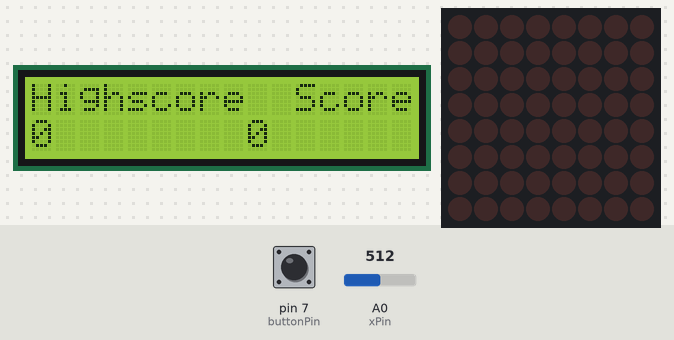
The sketch below on a simulated Arduino Uno, built with avr-gcc and run on an emulated ATmega328P. Parts: 16×2 character LCD, 8×8 LED matrix. The test bench sets the inputs (shaded band); at power-on: pin 7 (buttonPin) LOW, A0 (xPin) = 512. Random numbers use the default seed unless the sketch sets one.

Above: at 6.9 s.
7.0 s: pin 7 (buttonPin) pulled HIGH for 0.15 s
At 7.4 s:
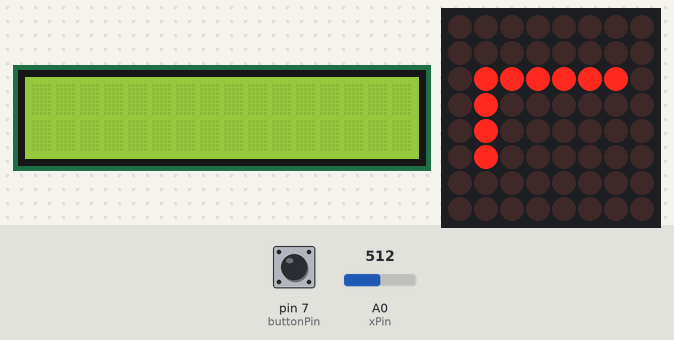
10.0 s: A0 (xPin) set to 486
At 10.6 s:
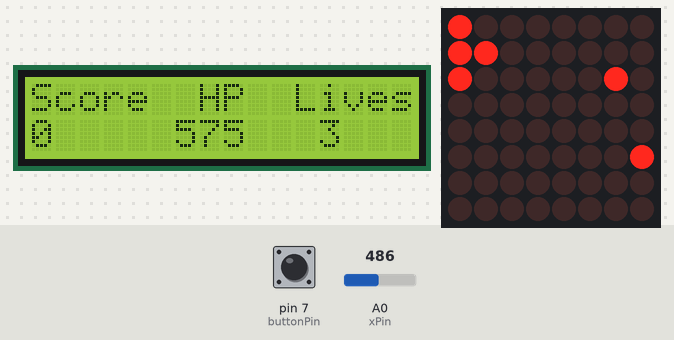
13.0 s: A0 (xPin) set to 523
15.7 s: A0 (xPin) set to 558
At 16.88 s:
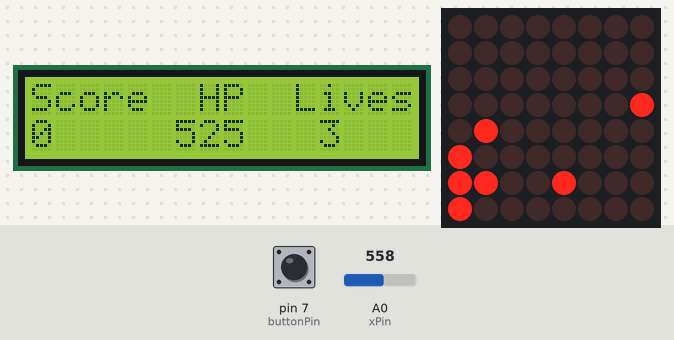
17.6 s: pin 7 (buttonPin) pulled HIGH for 1 s
At 19.8 s:
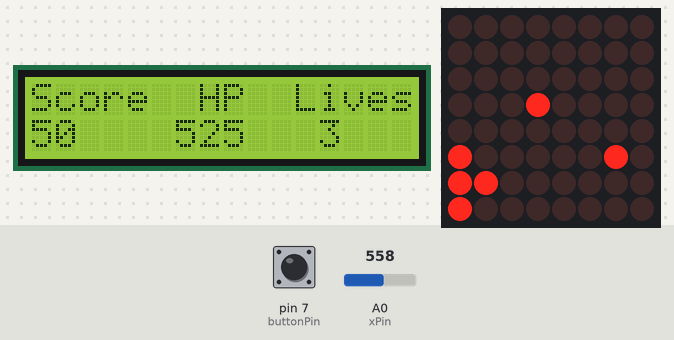
20.1 s: pin 7 (buttonPin) pulled HIGH for 3.2 s
At 21.48 s:
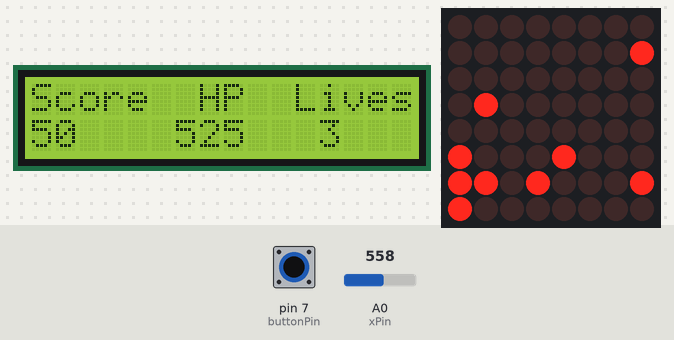

The sketch:

main.ino
```cpp
#include <ArduinoSTL.h>  //necesar pentru deque
#include "LedControl.h" //  need the library
#include <deque>  //double - ended - queue este dpdv practic un vector care are si pop_front()
#include "LiquidCrystal.h"
using namespace std;  //ca sa nu mai scriu std::

LedControl lc = LedControl(12, 11, 10, 1);  //

const int rs = 8, en = 9, d4 = 5, d5 = 4, d6 = 3, d7 = 2;
LiquidCrystal lcd(rs, en, d4, d5, d6, d7);


// pin 12 is connected to the MAx7219 pin 1
// pin 11 is connected to the CLK pin 13
// pin 10 is connected to LOAD pin 12
// 1 as we are only using 1 MAx7219

//Joystick
const int xPin = 0;  // analog pin connected to x output

const int buttonPin = 7;      // the number of the pushbutton pin
bool buttonState;  //vom citi starea butonul pentru a stii daca tragem sau nu

unsigned long currentTime = 0;  //timpul curent
unsigned long menuTime = 0;  //timpul petrecut in meniu, pana apasam butonul de start

unsigned long reload = 0;  //trebuie sa asteptam pentru a trage un foc

unsigned long timeCreateAst;  //ultimata data cand s - a creat un asteroid

unsigned long prevMoveTime = 0;  //ultima data cand s - a miscat nava

deque<unsigned long> prevProjTime;  //tinem minte ultima data cand s - a miscat fiecare proiectil

deque<unsigned long> prevAstTime;  //tinem minte ultima data cand s - a miscat fiecare asteroid
bool inUse[8];  //cand se creaya un asteroid nou mai intai verific daca exista unul acolo deja

int xAxis;  //in variabila asta citim axa x de pe joystick
int level = 1;

int highScore = 0;
int score = 0;

struct spaceship {
    int hp;
    int lives;
    int x, y; ///col, row
    int dmg; ///damage
    int wep; ///ce arma detine, cu cat nr e mai mare cu atat e mai buna/diferita
    bool hit;
    unsigned long prevFlashTime;
    int flashIterations;
     void setLEDsOff() {
      lc.setLed(0, x, y, false);
      lc.setLed(0, x+1, y, false);
      lc.setLed(0, x, y+1, false);
      lc.setLed(0, x - 1, y, false);
    }
     void setLEDsOn() {
      lc.setLed(0, x, y, true);
      lc.setLed(0, x+1, y, true);
      lc.setLed(0, x, y+1, true);
      lc.setLed(0, x - 1, y, true);
    }
    spaceship() {
       score = 0;
       hp = 500+75*level;
       lives = 3;
       x = 3;
       y = 0;
       wep = 1;
       dmg = 100;
       prevFlashTime = 0;
       flashIterations = 2;
       hit = 0;
    }
    ~spaceship() {}
};

spaceship ship, initialShip;  //creem player - ul si o copie initiala, de fiecare data cand reincepem jocul facem ship = initialShip

struct asteroid {
  int x, y;
  int hp;
  int dmg;
  int size;
  void setLEDsOff() {
    for (int i = x; i < x+size; i++)
      for (int j = y; j < y+size; j++)
        lc.setLed(0, i, j, false);
  }
  void setLEDsOn() {
    for (int i = x; i < x+size; i++)
      for (int j = y; j < y+size; j++)
        lc.setLed(0, i, j, true);
  }
  asteroid() {
    size = random(1, level/2+1);
    hp = sqrt(level)*size*50;
    dmg = level*size*50;
  }
};

deque<asteroid> ast;

struct projectile {
  int x, y;
  bool done; //daca a lovit un meteorit
  void setLEDsOn() { //in functie de ce arma detine player - ul proiectilul are for me diferite
    for (int i = y; i < y + ship.wep; i++)
      lc.setLed(0, x, i, true);
  }

  void setLEDsOff() {
    for (int i = y; i < y + ship.wep; i++)
      lc.setLed(0, x, i, false);
  }

  projectile() {
    done = false;
    x = ship.x;
    y = ship.y + 2;
    setLEDsOn();
  }
};

deque<projectile> proj;  //double - ended - queue pentru proiectile, e folosit pentru a gestiona miscarea lor si disparitia lor din mapa (cand dispar de pe mapa datele vor si sterse)

void refreshMatrix() { //functie pentru a actualiza starea si afisajul matricii
  for (int i = 0; i < proj.size(); i++) //pentru fiecare proiectil din proj
    if (currentTime - prevProjTime[i] >= 100 - (ship.wep - 1) * 20) { // miscam proiectilul din 100 in 100 de ms
      if (proj[i].done == false)
        proj[i].setLEDsOff();  //inchidem led - urile responsabile pentru pozitia anterioara
      proj[i].y = proj[i].y + 1;  //actualizam pozitia
      if (proj[i].done == false)
        proj[i].setLEDsOn();  //deschidem led - urile pentru pozitia noua
      prevProjTime[i] = currentTime;  //actualizam ultima data cand s - a miscat proiectilul
      if (proj[i].y > 7) { //daca a iesit din mapa
        proj.pop_front();  //il stergem
        i--;
        prevProjTime.pop_front();  //si de asemenea si timpul lui specific va fi sters
      }
    }
  //idem pentru asteroizi
  for (int j = 0; j < ast.size(); j++) {
    //actualizarea pozitiei asteroizilor
    if (currentTime - prevAstTime[j] >= 750 / sqrt(sqrt(level))) {
      if (ast[j].hp > 0)
        ast[j].setLEDsOff();
      ast[j].y = ast[j].y - 1;
      if (ast[j].hp > 0)
        ast[j].setLEDsOn();
      prevAstTime[j] = currentTime;
      if (ast[j].y+ast[j].size - 1 < 0) { //cand marginea de sus a asteroidului a iesit din mapa, este eliminat din joc
        for (int i = ast[j].x; i < ast[j].x + ast[j].size; i++)
          inUse[i] = false;
        ast.pop_front();
        j--;
        prevAstTime.pop_front();
      }
    }
  }
  //nava palpaie cand e lovita si va palpai si mai mult cand pierde o viata
  if (ship.hit == true) {
    if (ship.flashIterations && currentTime - ship.prevFlashTime >= 50) {
      if (ship.flashIterations%2 == 0)
        ship.setLEDsOff();
      else ship.setLEDsOn();
      ship.flashIterations -= 1;
      ship.prevFlashTime = currentTime;
    }
    else if (ship.flashIterations == 0) {
      ship.hit = false;
      ship.flashIterations = 2;
    }
  }
}

void showLossScreen(); //am declarat-o inaintea functiei urmatoare pentru ca e folosita in ea

void detectCollision() {
  for (int j = 0; j < ast.size(); j++) {
    //coliziunea dintre asteroizi si proiectile
    for (int i = 0; i < proj.size(); i++) {
      if (proj[i].done == false && ast[j].hp > 0) {
        if (proj[i].x >= ast[j].x && proj[i].x < ast[j].x+ast[j].size && proj[i].y + ship.wep - 1 >= ast[j].y) {
          ast[j].hp -= ship.dmg * sqrt(ship.wep);  //scadem din viata asteroidului
          proj[i].done = true;  //proiectilul si - a indeplinit scopul
          proj[i].setLEDsOff();  //si dispare de pe mapa
          ast[j].setLEDsOn();  //inchiyand led - ul proiectilului la coliziune se v - a inchide si led - ul asteroidului asa ca il aprindem la loc
          if (ast[j].hp <= 0) {
            score += sqrt(level)*ast[j].size*50;
            ast[j].setLEDsOff();
            for (int k = ast[j].x; k < ast[j].x + ast[j].size; k++)
              inUse[k] = false;
          }
        }
      }
    }
    //coliziunea dintre asteroizi si nava
    if (ast[j].hp <= 0) //daca asteroidul e deja distrus nu mai are ce pagube sa produce si continuam verificarea coliyiunilor
      continue;
    if (ast[j].x <= ship.x && ast[j].x+ast[j].size - 1 >= ship.x) { //coliziune pe botul navei
      if (ast[j].y == ship.y+1) {
        ship.hit = true;
        ast[j].hp = 0;  //asteroidul e distrus
        for (int k = ast[j].x; k < ast[j].x+ast[j].size; k++)
          inUse[k] = false;
        ast[j].setLEDsOff();  //stingem led - urile asteroidului
        ship.setLEDsOn();  //pentru ca se suprapun, vor fi stinse si led - urile navei asa ca le aprindem la loc
        ship.hp = ship.hp - ast[j].dmg;  //scadem din viata navei
        if (ship.hp <= 0) { //daca hp - ul e sub sau egal cu 0
          ship.hit = true;
          ship.flashIterations = 8;
          ship.lives = ship.lives - 1;  //scadem o viata
          if (ship.lives) //daca inca mai avem vieti
            ship.hp = 500+75*level;  //redam hp - ul navei
          else
            showLossScreen();  //altfel am pierdut
        }
      }
    }
    else if (ast[j].x == ship.x+1 || ast[j].x+ast[j].size - 1 == ship.x - 1) { //daca marginea din stanga a asteroidului se loveste de marginea din dreapta a navei si vice versa
      if (ast[j].y == ship.y) {
        ship.hit = true;
        ast[j].hp = 0;  //asteroidul e distrus
        for (int k = ast[j].x; k < ast[j].x+ast[j].size; k++)
          inUse[k] = false;
        ast[j].setLEDsOff();  //stingem led - urile asteroidului
        ship.setLEDsOn();  //pentru ca se suprapun, vor fi stinse si led - urile navei asa ca le aprindem la loc
        ship.hp = ship.hp - ast[j].dmg;  //scadem din viata navei
        if (ship.hp <= 0) { //daca hp - ul e sub 0
          ship.hit = true;
          ship.flashIterations = 8;
          ship.lives = ship.lives - 1;  //scadem o viata
          if (ship.lives) //daca inca mai avem vieti
            ship.hp = 500+75*level;  //redam hp - ul navei
          else
            showLossScreen();  //altfel am pierdut
        }
      }
    }
  }
}

void detectFire() { //functie de detectare a tragerii unui foc
  if (score >= 2000)
    ship.wep = 2;

  if (score >= 3500)
    ship.wep = 3;

  buttonState = digitalRead(buttonPin);  //citim butonul sa vedem daca e sau nu apasat (1/0)
  if (buttonState && currentTime - reload >= 400){ //daca e apasat si au trecut mai mult de 400ms de la ultimul foc
    projectile p;  //creem un nou proiectil
    proj.push_back(p);  //il adaugam in deque - ul de proiectile
    prevProjTime.push_back(currentTime);  //adaugam si timpul lui specific de actualiyare
    reload = currentTime;  //actualizam ultima data cand a fost tras un foc
  }
}

void detectMove() { //functie de detectare a miscarii navei
  xAxis = analogRead(xPin);  //citim analog starea joystickului pe axa x
  if ((xAxis < 500 || xAxis > 540) && currentTime - prevMoveTime >= 200) { //daca joystick - ul s - a miscat si au trecut cel putin 200ms de la ultima actualiyare a navei
    if (xAxis > 540 && ship.x < 6) { //in functie de valoarea din xAxis miscam nava in dreapta, daca se poate
      ship.setLEDsOff();
      ship.x = ship.x+1;
      ship.setLEDsOn();
    }
    if (xAxis < 500 && ship.x > 1) { //respectiv in stanga, daca se poate
      ship.setLEDsOff();
      ship.x = ship.x - 1;
      ship.setLEDsOn();
    }
    prevMoveTime = currentTime;  //actualizam ultima data cand s - a miscat nava
  }
}

void createAsteroids() {
  if (currentTime - timeCreateAst >= random(2000, 3501) / sqrt(level)) {
    asteroid a;
    a.x = random(1, 7);
    for (int i = a.x; i < a.x + a.size; i++)
      if (inUse[i])
        return;
    for (int i = a.x; i < a.x + a.size; i++)
      inUse[i] = true;
    a.y = 7;
    a.setLEDsOn();
    ast.push_back(a);
    prevAstTime.push_back(currentTime);
    timeCreateAst = currentTime;
  }
}


void clearForNextLvl() {
  lc.clearDisplay(0);
  for (int i = 0; i < 8; i++)
    inUse[i] = false;
  while (ast.size())
    ast.pop_back();
  while (proj.size())
    proj.pop_back();
  while (prevAstTime.size())
    prevAstTime.pop_back();
  while (prevProjTime.size())
    prevProjTime.pop_back();
}

int delayTime=500;

void showLevelScreen() {
  lc.clearDisplay(0);
  byte L[8] = {B00000000, B00111100, B00100000, B00100000, B00100000, B00100000, B00100000, B00000000};
  byte E[8] = {B00000000, B00111100, B00100000, B00111100, B00100000, B00111100, B00000000, B00000000};
  byte V[8] = {B00000000, B00000000, B00010000, B00101000, B01000100, B10000010, B00000000, B00000000};
  byte LL[5][8] = {{B00000000, B00001000, B00011000, B00101000, B00001000, B00001000, B00001000, B00000000},
  {B00000000, B00011000, B00100100, B00000100, B00001000, B00010000, B00111110, B00000000},
  {B00000000, B00011100, B00100010, B00000100, B00100010, B00011100, B00000000, B00000000},
  {B00000000, B00001000, B00011000, B00101000, B01111100, B00001000, B00001000, B00000000},
  {B00000000, B00111100, B00100000, B00111000, B00000100, B00001000, B00110000, B00000000}};

  for (int i = 0; i < 8; i++)
    lc.setColumn(0, i, L[i]);
  delay(delayTime);
  for (int i = 0; i < 8; i++)
    lc.setColumn(0, i, E[i]);
  delay(delayTime);
  for (int i = 0; i < 8; i++)
    lc.setColumn(0, i, V[i]);
  delay(delayTime);
  for (int i = 0; i < 8; i++)
    lc.setColumn(0, i, E[i]);
  delay(delayTime);
  for (int i = 0; i < 8; i++)
    lc.setColumn(0, i, L[i]);
  delay(delayTime);
  for (int i = 7; i >= 0; i-- )
    lc.setColumn(0, 7 - i, LL[level - 1][i]);
  delay(delayTime);
  clearForNextLvl();
  ship.setLEDsOn();
}

void clearInfo() {
  //se curata datele folosite de jocul anterior
  level = 1;
  ship = initialShip;
  score=0;
  lc.clearDisplay(0);
  for (int i = 0; i < 8; i++)
    inUse[i] = false;
  while (ast.size())
    ast.pop_back();
  while (proj.size())
    proj.pop_back();
  while (prevAstTime.size())
    prevAstTime.pop_back();
  while (prevProjTime.size())
    prevProjTime.pop_back();
}

void showMenu() {
  lcd.clear();
  lcd.setCursor(0,0);
  lcd.print("Highscore  Score");
  lcd.setCursor(0,1);
  lcd.print(highScore);
  lcd.setCursor(9,1);
  lcd.print(score);
  clearInfo();
  byte P[8] = {B00000000, B00100000, B00100000, B00100000, B00111100, B00100100, B00111100, B00000000};
  byte R[8] = {B00000000, B00100100, B00101000, B00110000, B00111100, B00100100, B00111100, B00000000};
  byte E[8] = {B00000000, B00111100, B00100000, B00111100, B00100000, B00111100, B00000000, B00000000};
  byte S[8] = {B00000000, B00000000, B00111100, B00000100, B00111100, B00100000, B00111100, B00000000};

  byte B[8] = {B00000000, B00111100, B00100100, B00111000, B00100100, B00111100, B00000000, B00000000};
  byte U[8] = {B00000000, B00111100, B00100100, B00100100, B00100100, B00100100, B00000000, B00000000};
  byte T[8] = {B00000000, B00001000, B00001000, B00001000, B00001000, B00001000, B00111110, B00000000};
  byte O[8] = {B00000000, B00111100, B00100100, B00100100, B00100100, B00100100, B00111100, B00000000};
  byte N[8] = {B00000000, B00100010, B00100110, B00101010, B00110010, B00110010, B00100010, B00000000};

  for (int i = 0; i < 8; i++)
    lc.setColumn(0, i, P[i]);
  delay(delayTime);
  lc.clearDisplay(0);
  delay(delayTime/10);
  for (int i = 0; i < 8; i++)
    lc.setColumn(0, i, R[i]);
  delay(delayTime);
  lc.clearDisplay(0);
  delay(delayTime/10);
  for (int i = 0; i < 8; i++)
    lc.setColumn(0, i, E[i]);
  delay(delayTime);
  lc.clearDisplay(0);
  delay(delayTime/10);
  for (int i = 0; i < 8; i++)
    lc.setColumn(0, i, S[i]);
  delay(delayTime);
  lc.clearDisplay(0);
  delay(delayTime/10);
  for (int i = 0; i < 8; i++)
    lc.setColumn(0, i, S[i]);
  delay(delayTime);
  lc.clearDisplay(0);
  delay(delayTime/10);
  for (int i = 0; i < 8; i++)
    lc.setColumn(0, i, B[i]);
  delay(delayTime);
  lc.clearDisplay(0);
  delay(delayTime/10);
  for (int i = 0; i < 8; i++)
    lc.setColumn(0, i, U[i]);
  delay(delayTime);
  lc.clearDisplay(0);
  delay(delayTime/10);
  for (int i = 0; i < 8; i++)
    lc.setColumn(0, i, T[i]);
  delay(delayTime);
  lc.clearDisplay(0);
  delay(delayTime/10);
  for (int i = 0; i < 8; i++)
    lc.setColumn(0, i, T[i]);
  delay(delayTime);
  lc.clearDisplay(0);
  delay(delayTime/10);
  for (int i = 0; i < 8; i++)
    lc.setColumn(0, i, O[i]);
  delay(delayTime);
  lc.clearDisplay(0);
  delay(delayTime/10);
  for (int i = 0; i < 8; i++)
    lc.setColumn(0, i, N[i]);
  delay(delayTime);
  lc.clearDisplay(0);
  while (!digitalRead(buttonPin)) {
    digitalRead(buttonPin);
  }
  menuTime = millis();
  lcd.clear();
}

void showLossScreen() {
  lc.clearDisplay(0);
  byte L[8] = {B00000000, B00111100, B00100000, B00100000, B00100000, B00100000, B00100000, B00000000};
  byte O[8] = {B00000000, B00111100, B00100100, B00100100, B00100100, B00100100, B00111100, B00000000};
  byte S[8] = {B00000000, B00000000, B00111100, B00000100, B00111100, B00100000, B00111100, B00000000};
  byte T[8] = {B00000000, B00001000, B00001000, B00001000, B00001000, B00001000, B00111110, B00000000};
  for (int i = 0; i < 8; i++)
    lc.setColumn(0, i, L[i]);
  delay(delayTime);
  for (int i = 0; i < 8; i++)
    lc.setColumn(0, i, O[i]);
  delay(delayTime);
  for (int i = 0; i < 8; i++)
    lc.setColumn(0, i, S[i]);
  delay(delayTime);
  for (int i = 0; i < 8; i++)
    lc.setColumn(0, i, T[i]);
  delay(delayTime);
  lc.clearDisplay(0);
  showMenu();
}

void showWinScreen() {
  lc.clearDisplay(0);
  byte W[8] = {B00000000, B00100010, B00110110, B01101011, B01101011, B01000001, B01000001, B00000000};
  byte O[8] = {B00000000, B00111100, B00100100, B00100100, B00100100, B00100100, B00111100, B00000000};
  byte N[8] = {B00000000, B00100010, B00100110, B00101010, B00110010, B00110010, B00100010, B00000000};
  for (int i = 0; i < 8; i++)
    lc.setColumn(0, i, W[i]);
  delay(delayTime);
  for (int i = 0; i < 8; i++)
    lc.setColumn(0, i, O[i]);
  delay(delayTime);
  for (int i = 0; i < 8; i++)
    lc.setColumn(0, i, N[i]);
  delay(delayTime);
  lc.clearDisplay(0);
  showMenu();
}

int prevLevel = 0;

void fetchLevel() {
  if (currentTime - menuTime <= 20000) { //nivelul 1 tine 20 secunde
    level = 1;
    if (prevLevel != level)
      showLevelScreen();
    prevLevel = 1;
  }
  else if (currentTime - menuTime <= 50000) { //nivelul 2 tine 30 secunde
         level = 2;
         if (prevLevel != level)
           showLevelScreen();
         prevLevel = 2;
       }
       else if (currentTime - menuTime <= 80000) { //nivelul 3 tine 30 secunde
               level = 3;
               if (prevLevel != level)
                 showLevelScreen();
               prevLevel = 3;
            }
            else if (currentTime - menuTime <= 110000) { //nivelul 4 tine 30 secunde
                   level = 4;
                   if (prevLevel != level)
                     showLevelScreen();
                   prevLevel = 4;
                 }
                 else if (currentTime - menuTime <= 140000) { //nivelul 5 tine 30 secunde
                        level = 5;
                        if (prevLevel != level)
                          showLevelScreen();
                        prevLevel = 5;

                      }
                      else if (currentTime - menuTime <= 170000) {
                        showWinScreen();
                      }

}

void setup() {
  // set up the LCD's number of columns and rows:
  lcd.begin(16, 2);

  // the zero refers to the MAx7219 number, it is zero for  1 chip
  lc.shutdown(0, false); // turn off power saving, enables display
  lc.setIntensity(0, 8); // sets brightness (0~15 possible values)
  lc.clearDisplay(0); // clear screen
  showMenu();
  ship.setLEDsOn();
  randomSeed(analogRead(5)); // pt ca nu e nimic conectat pe pinul A5 randomSeed() va genera un seed diferit de fiecare data cand rulam programul
  Serial.begin(9600);       // open the serial port at 9600 bps:
}

void loop() {
  // put your main code here, to run repeatedly:
  //Actualizarea poyitiei navei spatiale
  currentTime = millis();  //citim timpul curent

  fetchLevel();
  detectMove();  //detectam miscare
  createAsteroids();
  detectFire();  //detectam focuri
  detectCollision();  //detectam coliziune intre nava, asteroizi si proiectile
  refreshMatrix();  //actualizam matricea

  lcd.setCursor(0, 0);
  lcd.print("Score  HP  Lives");

  lcd.setCursor(0, 1);
  lcd.print(score);

  lcd.setCursor(6, 1);
  lcd.print(ship.hp);

  lcd.setCursor(12, 1);
  lcd.print(ship.lives);

  if (highScore < score)
    highScore = score;
}
```

Measured:
- the behaviour switches between 500 and 499 on A0 (xPin) (found by bisection; images 1 and 2)
- the behaviour switches between 540 and 541 on A0 (xPin) (found by bisection; images 2 and 3)
- after the input at 7.0 s, the display: changes at once (image 1)
- what the display in image 2 shows lasts 0.7 s, from 10.1 s to 10.8 s
- what the display in image 3 shows lasts 0.5 s, from 16.6 s to 17.1 s
- what the display in image 4 shows lasts 0.6 s, from 19.4 s to 20.0 s
